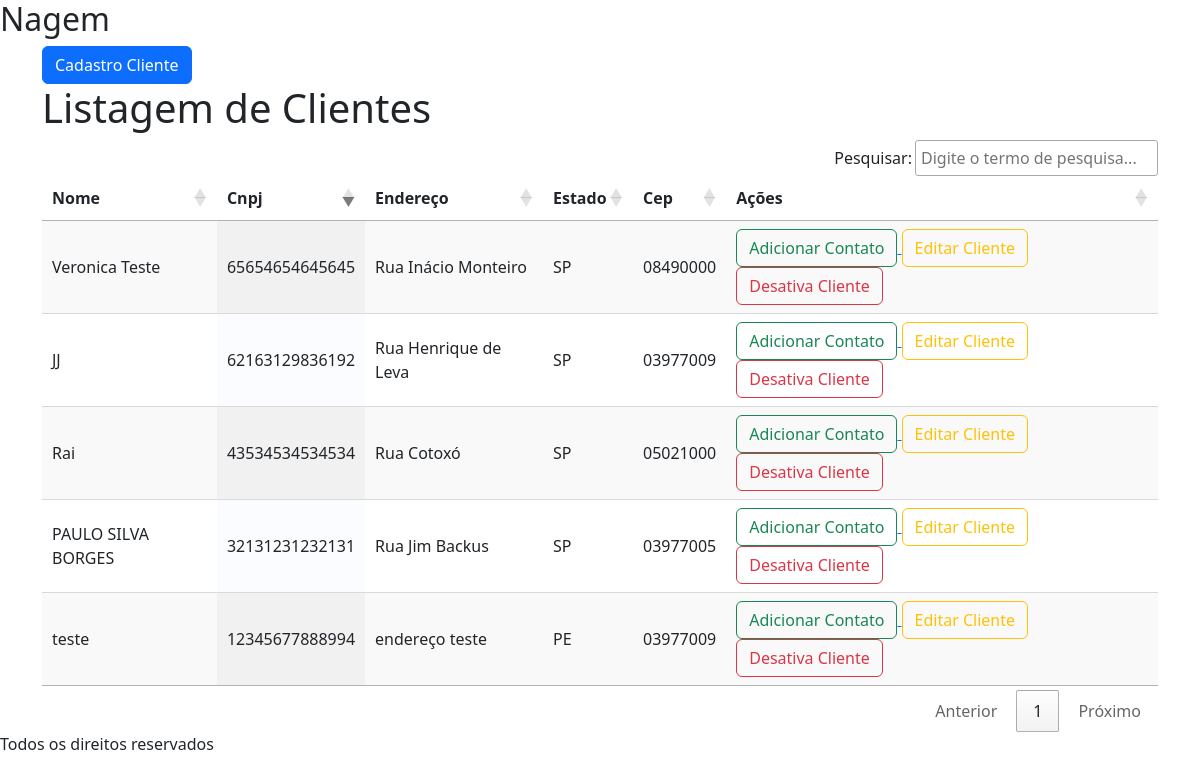
The app's page /list-clientes.php with its own data.
### tables this page shows
CREATE TABLE IF NOT EXISTS `clientes` (
  `id` int NOT NULL AUTO_INCREMENT,
  `nome` varchar(100) NOT NULL,
  `cnpj` char(14) NOT NULL,
  `endereco` varchar(100) NOT NULL,
  `numero` varchar(20) NOT NULL,
  `bairro` varchar(100) NOT NULL,
  `cidade` varchar(100) NOT NULL,
  `estado` char(2) NOT NULL,
  `cep` char(8) NOT NULL,
  `ativo` bit(1) NOT NULL,
  PRIMARY KEY (`id`),
  UNIQUE KEY `cnpj` (`cnpj`)
);

### list-clientes.php (called while the page is built, shortened)
<?php
require 'config.php';
require 'partials/header.php';
require 'partials/table-cliente.php';
require 'partials/footer.php';

### config.php (called while the page is built, shortened)
<?php
$protocol = isset($_SERVER['HTTPS']) && $_SERVER['HTTPS'] === 'on' ? 'https://' : 'http://';
$host = $_SERVER['HTTP_HOST'];
$basePath = $_SERVER['CONTEXT_PREFIX'];
$endpoint = '/nagem';
$base = $protocol . $host . $basePath . $endpoint;

### models/Listagem.php (called while the page is built, shortened)
<?php
require_once 'dao/ClienteDAOMysql.php';
class Listagem
{
    private $pdo;
    public function __construct(PDO $pdo)
    {
        $this->pdo = $pdo;
    }
    public function getlistC()
    {
        $clienteDao = new ClienteDAOMysql($this->pdo);
        return $list = $clienteDao->getListCliente();
    }
}

### dao/ClienteDAOMysql.php (called while the page is built, shortened)
<?php
class ClienteDAOMysql implements ClienteDAO
{
    private $pdo;
    public function __construct(PDO $driver)
    {
        $this->pdo = $driver;
    }
    public function getListCliente()
    {
        $sql = "SELECT * FROM clientes WHERE ativo = 1";
        try {
            $sql = $this->pdo->prepare($sql);
            $sql->execute();
            $result = $sql->fetchAll();
            return $result;
        } catch (PDOException $e) {
            echo "Falha ao pesquisar CNPJ : {$e->getMessage()}";
        }
    }
}

### partials/table-cliente.php (the view, shortened to what this page needs)
<?php
require 'config.php';
$l = new Listagem($pdo);
$listClientes = $l->getlistC();
?>
<section class="secdash">
    <div class="container">
        <a href="<?php echo $base ?>/">
            <div class="btn btn-primary">Cadastro Cliente</div>
        </a>
        <div class="secdash__table">
            <h1 class="secdash__table__title">Listagem de Clientes</h1>
            <div class="table-responsive">
                <table class="stripe row-border order-column listagem-tabela">
                    <thead>
                    <tr>
                        <th>Nome</th>
                        <th>Cnpj</th>
                        <th>Endereço</th>
                        <th>Estado</th>
                        <th>Cep</th>
                        <th>Ações</th>
                    </tr>
                    </thead>
                    <tbody>
                    <?php foreach ($listClientes as $item) { ?>
                        <tr>
                            <td><?php echo $item->nome ?></td>
                            <td class="font-weight-bold"><?php echo $item->cnpj ?></td>
                            <td class="font-weight-bold"><?php echo $item->endereco ?></td>
                            <td class="font-weight-bold"><?php echo $item->estado ?></td>
                            <td class="font-weight-bold"><?php echo $item->cep ?></td>
                            <td class="font-weight-bold">
                                <a target="_blank"
                                   href="<?php echo $base ?>/adicionar-contato?proc=<?php echo $item->id ?>">
                                    <div class="btn btn-outline-success">Adicionar Contato</div>
                                </a>
                                <a target="_blank"
                                   href="<?php echo $base ?>/editar-contato?proc=<?php echo $item->id ?>">
                                    <div class="btn btn-outline-warning">Editar Cliente</div>
                                </a>
                                <a target="_blank"
                                   href="<?php echo $base ?>/desativar-contato?proc=<?php echo $item->id ?>">
                                    <div class="btn btn-outline-danger">Desativa Cliente</div>
                                </a>
                            </td>
                        </tr>
                    <?php } ?>
                    </tbody>
                </table>
            </div>
        </div>
    </div>
</section>

### partials/header.php (shortened to what this page needs)
<!DOCTYPE html>
<html>
<head>
    <link rel="stylesheet" href="https://cdn.jsdelivr.net/npm/bootstrap@5.3.0/dist/css/bootstrap.min.css">
    <link rel="stylesheet" href="<?php echo $base; ?>/assets/DataTables/datatables.min.css" />
</head>
<body>
<header>
    <h2>Nagem</h2>
</header>

### partials/footer.php (shortened to what this page needs)
<footer>
    <p>Todos os direitos reservados</p>
</footer>
</body>
</html>

### records on screen
clientes: nome "teste", cnpj "12345677888994", endereco "endereço teste", estado "PE", cep "03977009"
clientes: nome "PAULO SILVA BORGES", cnpj "32131231232131", endereco "Rua Jim Backus", estado "SP", cep "03977005"
clientes: nome "Rai", cnpj "43534534534534", endereco "Rua Cotoxó", estado "SP", cep "05021000"
clientes: nome "JJ", cnpj "62163129836192", endereco "Rua Henrique de Leva", estado "SP", cep "03977009"
clientes: nome "Veronica Teste", cnpj "65654654645645", endereco "Rua Inácio Monteiro", estado "SP", cep "08490000"
